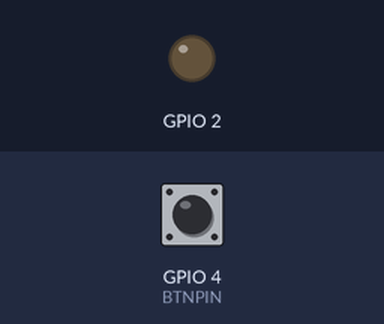
The sketch below on a simulated ESP32. Shown: output pins drawn as LEDs (lit = HIGH). Inputs (shaded band) come from the test bench; at power-on: GPIO 4 (BTNPIN) HIGH. What the sketch prints to the serial monitor is not drawn.

Above: at 1.8 s.
1.9 s: GPIO 4 (BTNPIN) pulled LOW for 0.15 s
3.5 s: GPIO 4 (BTNPIN) pulled LOW for 1 s
At 3.9 s:
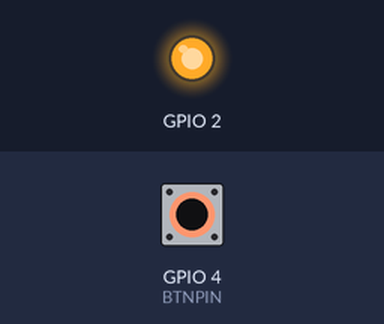
6.0 s: GPIO 4 (BTNPIN) pulled LOW for 3.2 s
At 7.0 s:
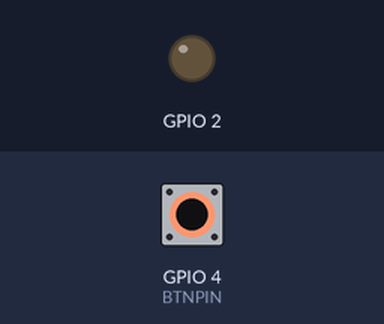
Timing chart, 0 to 9.0 s (numbered marks = the images above; inputs shaded):
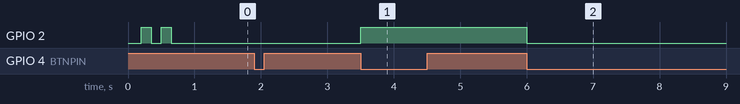

The sketch:

toggle_button.ino
```cpp
#define BTNPIN 4

int btn;
int bflag = 0;
int bval = 0;
void setup() {
  Serial.begin(115200);delay(200);
  Serial.flush();Serial.println("Setup complete!");
  // esp32 start sequence...
  pinMode(2, OUTPUT);digitalWrite(2,HIGH);delay(150);digitalWrite(2,LOW);delay(150);digitalWrite(2,HIGH);delay(150);digitalWrite(2,LOW);
  //...
  pinMode(BTNPIN, INPUT_PULLUP);
}

void loop() {
  btn = digitalRead(BTNPIN);

  if(btn == 0 && bflag == 0){bflag = 1;bval += 1;}
  if(btn == 1){bflag = 0;}

  if(bflag == 1){
    if(bval % 2 == 0){
      digitalWrite(2,HIGH);
      Serial.println("TOGGLE ON");
    }else{
      digitalWrite(2,LOW);
      Serial.println("TOGGLE OFF");
    }
  }
}
```

Measured:
- after the input at 3.5 s, GPIO 2: LOW → HIGH at once
- after the input at 6.0 s, GPIO 2: HIGH → LOW at once
